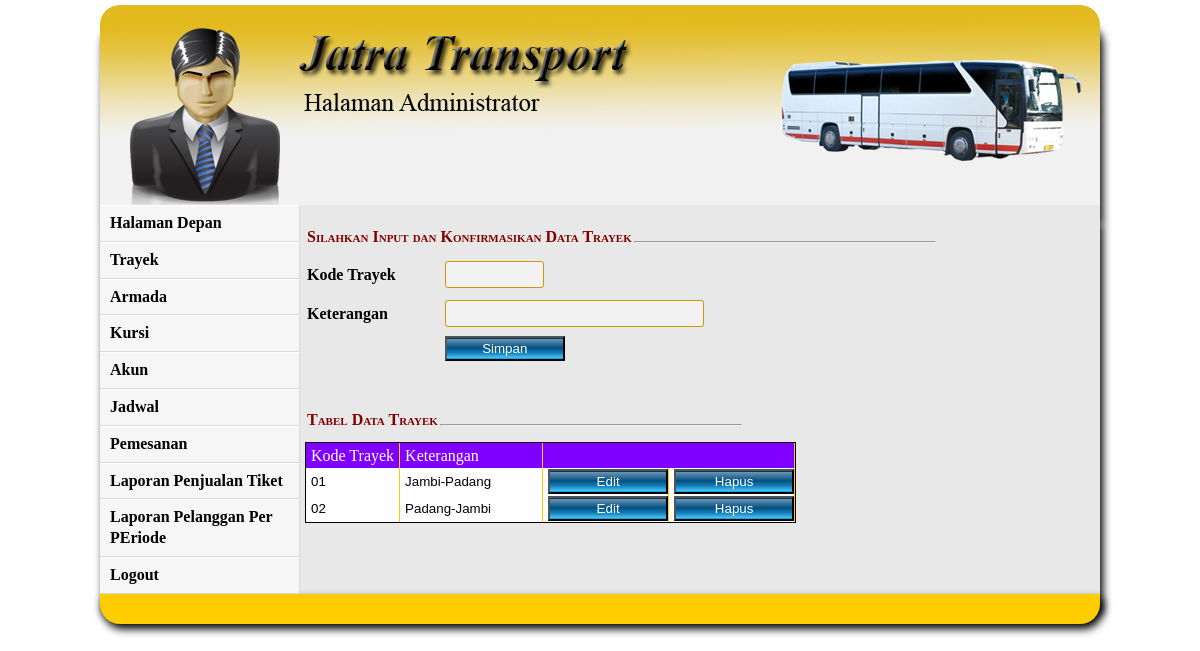
Page /admin/home.php?module=trayek (signed in) on the committed database.
### tables this page shows
CREATE TABLE IF NOT EXISTS trayek (
  kode char(2) NOT NULL DEFAULT '' ,
  keterangan char(30) ,
  PRIMARY KEY (kode)
);

### admin/kanan.php (the view, shortened to what this page needs)
<?php
if($_GET[module]=='trayek'){
echo"
<form action='settrayek.php' method='post' onsubmit='return false;' name='formdaftar'>
<table border=0 style='margin-top:10px;'>
		<tr><td style='height:30px;'>
		<font style='color:maroon;font-size:16px;font-variant: small-caps;' '><b>Silahkan Input dan Konfirmasikan Data Trayek </b></font></td>
		<td>
		<hr style='width:300px;margin-top:10px;' ></td>
		</tr>
		</table>
		<table>
		<tr>
		<td><b>Kode Trayek</td><td style='width:40px;'></td><td><input type=text name='kode' class='lengkung' size=10></td>
		</tr>
		<tr>
		<td><b>Keterangan</td><td style='width:40px;'></td><td><input type=text name='keterangan' class='lengkung' size=30></td>
		</tr>
		<tr>
		<tr>
		<td></td><td style='width:40px;'></td><td><input type=button value=' Simpan ' class='glassy_btn' style='margin-left:5px;' onclick='pesan();'></td>
		</tr>
</table>
		</form>
<table border=0 style='margin-top:40px;'>
		<tr><td style='height:30px;'>
		<font style='color: maroon;font-size:16px;font-variant: small-caps;' '><b>Tabel Data Trayek</b></font></td>
		<td>
		<hr style='width:300px;margin-top:10px;' ></td>
		</tr>
</table>
		<form name='' action='aksitrayek.php' method=post>
<table border=0 cellpadding=0 cellspacing=0 style='border:solid thin  #000;margin-top:5px;'>
			  <tr class=trkepala>
			  <td class=tdgrid style='height:25px;padding-left:5px;padding-left:5px;padding-right:5px;' >Kode Trayek</td><td class=tdgrid style='padding-left:5px;padding-right:5px;' >Keterangan</td>
			  <td class=tdgrid colspan=2></td>
			   </tr>";
			  include"../fungsi/koneksi.php";
			  $mintaanggota=mysql_query("select * from trayek",$konek);
			  $hitunganggota=mysql_num_rows($mintaanggota);
			  if($hitunganggota==0){
			  echo"
			  <tr>
			  <td class=tdgrid style='height:25px;'><input type=text class='grid1' size=15></td>
			  <td class=tdgrid><input type=text class='grid1' size=25></td>
			  </tr>
			  ";
			  }
			  else{
			  while($an=mysql_fetch_array($mintaanggota)){
			  echo"
			  <tr class=trseragam>
			  <td class=tdgrid style='padding-left:5px;height:27px;'><input type=text class='grid1' size=5 value='$an[kode]' name='kode[]'></td>
			  <td class=tdgrid style='padding-left:5px;'><input type=text class='grid1' size=15 value='$an[keterangan]' name='keterangan[]'></td>
			  <td class=tdgrid style='padding-left:5px;' align=center><input type=submit value=' Edit ' class='glassy_btn'></td>
			  <td class=tdgrid style='padding-left:5px;'><input type=button value=' Hapus ' class='glassy_btn' onclick=window.location.href='hapustrayek.php?kode=$an[kode]'></td>
			  </tr>
			  ";
			  }
			  }
 echo" </table></form><br><br>";
}
?>

### admin/css/style_index.css (style rules this page uses)
.trkepala { background-color:#8000FF; color:#FFFFFF; }
.tdgrid { border-right:thin solid #FFCC00; }
.grid1 { border:none; background:none; height:25px; }
.trseragam { background-color:#FFFFFF; }
.lengkung { -webkit-border-top-right-radius: 3px; -webkit-border-top-left-radius: 3px; -khtml-border-top-right-radius: 3px; -khtml-border-top-left-radius: 3px; -webkit-border-bottom-right-radius: 3px; -webkit-border-bottom-left-radius: 3px; -khtml-border-bottom-right-radius: 3px; -khtml-border-bottom-left-radius: 3px; -moz-border-radius-topright:3px; -moz-border-radius-bottomright:3px; -moz-border-radius-topleft:3px; -moz-border-radius-bottomleft:3px; border:#CC9900 thin solid; background-color:#F2F2F2; margin-top:5px; margin-bottom:5px; margin-left:5px; height:25px; }
.glassy_btn { background-image:-webkit-gradient(linear,left bottom,left top,color-stop(0, rgb(2,168,228)),color-stop(0.06, rgb(0,172,229)),color-stop(0.07, rgb(71,189,240)), color-stop(0.3, rgb(20,123,182)),color-stop(0.53, rgb(0,80,129)),color-stop(0.96, rgb(114,149,181)),color-stop(0.97, rgb(2,54,97))); background-image:-moz-linear-gradient(center bottom,rgb(2,168,228) 0%,rgb(0,172,229) 6%,rgb(71,189,240) 7%,rgb(20,123,182) 30%,rgb(0,80,129) 53%,rgb(114,149,181) 96%,rgb(2,54,97) 97%); background-color:#1c608c; width:120px; height:25px; color:#FFFFFF; }

### admin/css/helper.css (style rules this page uses)
* { margin: 0; padding: 0; }

### rows in the picture
trayek: kode "01", keterangan "Jambi-Padang"
trayek: kode "02", keterangan "Padang-Jambi"
